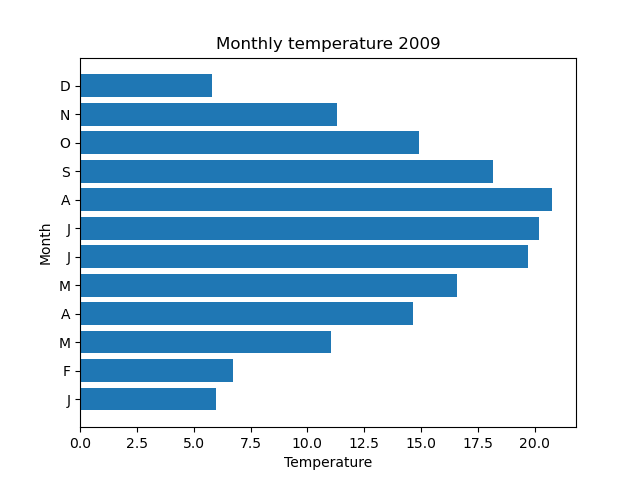

This chart was generated by the following Python code:
import matplotlib.pyplot as plt
import csv

with open("2009-temp-monthly.csv") as csv_file:
    csv_reader = csv.reader(csv_file, quoting=csv.QUOTE_NONNUMERIC)
    temperature = [x[0] for x in csv_reader]

months = range(12)

month_names = ["J", "F", "M", "A", "M", "J",
               "J", "A", "S", "O", "N", "D"]

plt.title("Monthly temperature 2009")
plt.xlabel("Temperature")
plt.ylabel("Month")
plt.yticks(months, month_names)

plt.barh(months, temperature)
plt.savefig("barchart-monthly-temperatures-h.png")
plt.show()
